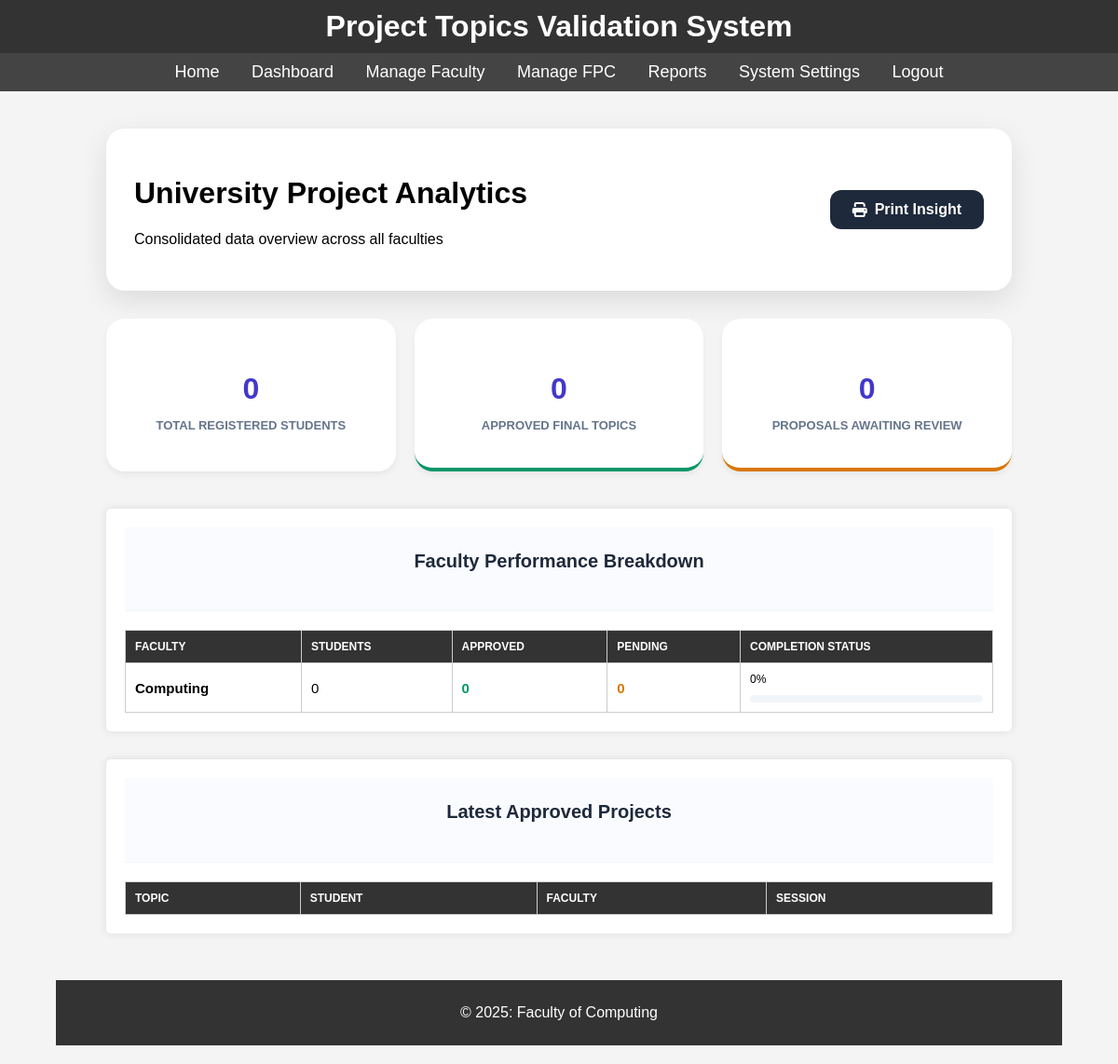
The app's page /super_admin/sa_reports.php (signed in) with its own data.
### tables this page shows
CREATE TABLE `faculty` (
  `id` int(11) NOT NULL,
  `faculty` varchar(100) NOT NULL
);

### super_admin/sa_reports.php (the view, shortened to what this page needs)
<?php
include_once __DIR__ . '/../includes/db.php';
$stats = [
    'total_students' => 0,
    'approved' => 0,
    'pending' => 0,
];
try {
    $stats['total_students'] = $conn->query("SELECT COUNT(*) FROM students")->fetchColumn();
    $stats['approved'] = $conn->query("SELECT COUNT(*) FROM project_topics WHERE status = 'approved'")->fetchColumn();
    $stats['pending'] = $conn->query("SELECT COUNT(*) FROM project_topics WHERE status = 'pending'")->fetchColumn();
} catch (Exception $e) {}
$faculty_stats = $conn->query("
    SELECT
        f.id, f.faculty as faculty_name,
        (SELECT COUNT(*) FROM students s
         JOIN departments d ON s.department = d.id
         WHERE d.faculty_id = f.id) as students_count,
        (SELECT COUNT(*) FROM project_topics pt
         JOIN students s2 ON pt.student_id = s2.id
         JOIN departments d2 ON s2.department = d2.id
         WHERE d2.faculty_id = f.id AND pt.status = 'approved') as approved_count,
        (SELECT COUNT(*) FROM project_topics pt
         JOIN students s2 ON pt.student_id = s2.id
         JOIN departments d2 ON s2.department = d2.id
         WHERE d2.faculty_id = f.id AND pt.status = 'pending') as pending_count
    FROM faculty f
    ORDER BY f.faculty ASC
")->fetchAll(PDO::FETCH_ASSOC);
?>
<!DOCTYPE html>
<html lang="en">
<head>
    <link rel="stylesheet" href="https://cdnjs.cloudflare.com/ajax/libs/font-awesome/6.4.0/css/all.min.css">
</head>
<body>
    <?php include_once __DIR__ . '/../includes/header.php'; ?>
    <div class="container">
        <div class="header">
            <div>
                <h1>University Project Analytics</h1>
                <p>Consolidated data overview across all faculties</p>
            </div>
            <a href="javascript:window.print()" class="btn-print"><i class="fas fa-print"></i> Print Insight</a>
        </div>
        <div class="stats-grid">
            <div class="stat-card"><h3><?= number_format($stats['total_students']) ?></h3><p>Total Registered Students</p></div>
            <div class="stat-card" style="border-bottom: 4px solid var(--success);"><h3><?= number_format($stats['approved']) ?></h3><p>Approved Final Topics</p></div>
            <div class="stat-card" style="border-bottom: 4px solid var(--warning);"><h3><?= number_format($stats['pending']) ?></h3><p>Proposals Awaiting Review</p></div>
        </div>
        <div class="card">
            <div class="card-header"><h2>Faculty Performance Breakdown</h2></div>
            <table>
                <thead>
                    <tr>
                        <th>Faculty</th>
                        <th>Students</th>
                        <th>Approved</th>
                        <th>Pending</th>
                        <th>Completion status</th>
                    </tr>
                </thead>
                <tbody>
                    <?php foreach ($faculty_stats as $fac):
                        $pct = $fac['students_count'] > 0 ? ($fac['approved_count'] / $fac['students_count']) * 100 : 0;
                    ?>
                        <tr>
                            <td><strong><?= htmlspecialchars($fac['faculty_name']) ?></strong></td>
                            <td><?= $fac['students_count'] ?></td>
                            <td><span style="color: var(--success); font-weight: 700;"><?= $fac['approved_count'] ?></span></td>
                            <td><span style="color: var(--warning); font-weight: 700;"><?= $fac['pending_count'] ?></span></td>
                            <td width="250">
                                <div style="display: flex; justify-content: space-between; font-size: 12px; margin-bottom: 5px;">
                                    <span><?= round($pct, 1) ?>%</span>
                                </div>
                                <div class="progress-bar"><div class="progress-fill" style="width: <?= $pct ?>%"></div></div>
                            </td>
                        </tr>
                    <?php endforeach; ?>
                </tbody>
            </table>
        </div>
        <div class="card">
            <div class="card-header"><h2>Latest Approved Projects</h2></div>
            <table>
                <thead>
                    <tr>
                        <th>Topic</th>
                        <th>Student</th>
                        <th>Faculty</th>
                        <th>Session</th>
                    </tr>
                </thead>
            </table>
        </div>
    </div>
    <?php include_once __DIR__ . '/../includes/footer.php'; ?>
</body>
</html>

### assets/css/styles.css (style rules this page uses)
body { font-family: Arial, sans-serif; margin: 0; padding: 0; background-color: #f4f4f4; display: flex; flex-direction: column; min-height: 100vh; }
.container { width: 90%; max-width: 1200px; margin: 0 auto; padding: 20px; flex: 1; }
table { width: 100%; border-collapse: collapse; margin-top: 20px; }
table th, table td { padding: 10px; border: 1px solid #ccc; text-align: left; }
table th { background-color: #333; color: #fff; }
.card { background-color: #fff; padding: 20px; border-radius: 5px; box-shadow: 0 0 10px rgba(0, 0, 0, 0.1); flex: 1 1 calc(33.333% - 40px); text-align: center; }
.card h2 { margin-top: 0; }

### super_admin/sa_reports.php (style rules this page uses)
:root { --primary: #4338ca; --secondary: #db2777; --success: #059669; --warning: #d97706; }
body { font-family: 'Outfit', sans-serif; background: #f1f5f9; padding: 20px; }
.container { max-width: 1200px; margin: 0 auto; }
.header { background: white; padding: 30px; border-radius: 20px; box-shadow: 0 10px 30px rgba(0,0,0,0.1); margin-bottom: 30px; display: flex; justify-content: space-between; align-items: center; }
.stats-grid { display: grid; grid-template-columns: repeat(auto-fit, minmax(280px, 1fr)); gap: 20px; margin-bottom: 40px; }
.stat-card { background: white; padding: 25px; border-radius: 20px; box-shadow: 0 4px 6px rgba(0,0,0,0.05); text-align: center; }
.stat-card h3 { font-size: 32px; color: var(--primary); margin-bottom: 5px; }
.stat-card p { color: #64748b; font-weight: 600; text-transform: uppercase; font-size: 13px; }
.card { background: white; border-radius: 24px; box-shadow: 0 10px 25px rgba(0,0,0,0.05); margin-bottom: 30px; overflow: hidden; }
.card-header { padding: 25px 35px; border-bottom: 1px solid #f1f5f9; background: #fafbff; }
.card-header h2 { font-size: 20px; color: #1e293b; }
table { width: 100%; border-collapse: collapse; }
th { text-align: left; padding: 20px 35px; background: #f8fafc; font-size: 12px; color: #64748b; text-transform: uppercase; }
td { padding: 20px 35px; border-bottom: 1px solid #f1f5f9; font-size: 15px; }
.progress-bar { height: 8px; background: #f1f5f9; border-radius: 10px; overflow: hidden; margin-top: 10px; }
.btn-print { padding: 12px 24px; background: #1e293b; color: white; border-radius: 12px; text-decoration: none; font-weight: 600; display: inline-flex; align-items: center; gap: 8px; }

### records on screen
faculty: faculty "Computing", students_count "0", approved_count "0", pending_count "0", pct "0"

### other values on screen
$stats['total_students'] "0"
$stats['approved'] "0"
$stats['pending'] "0"
